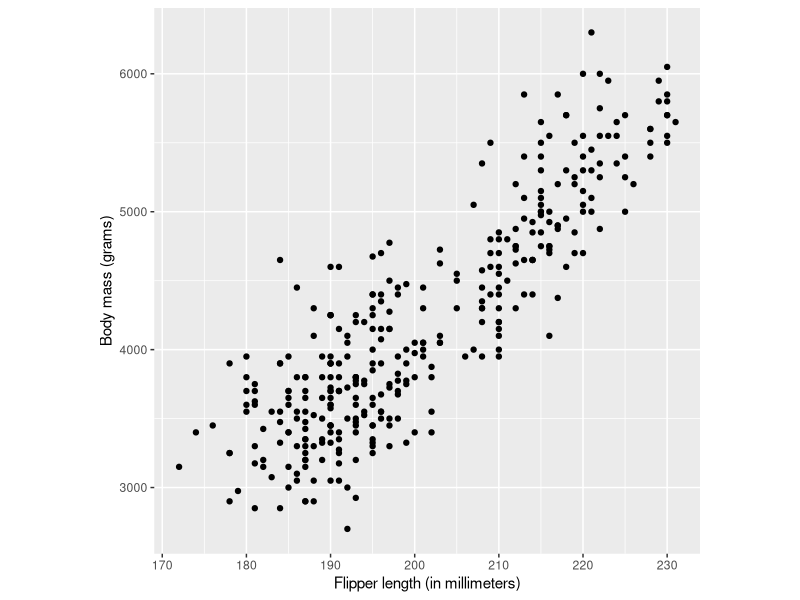
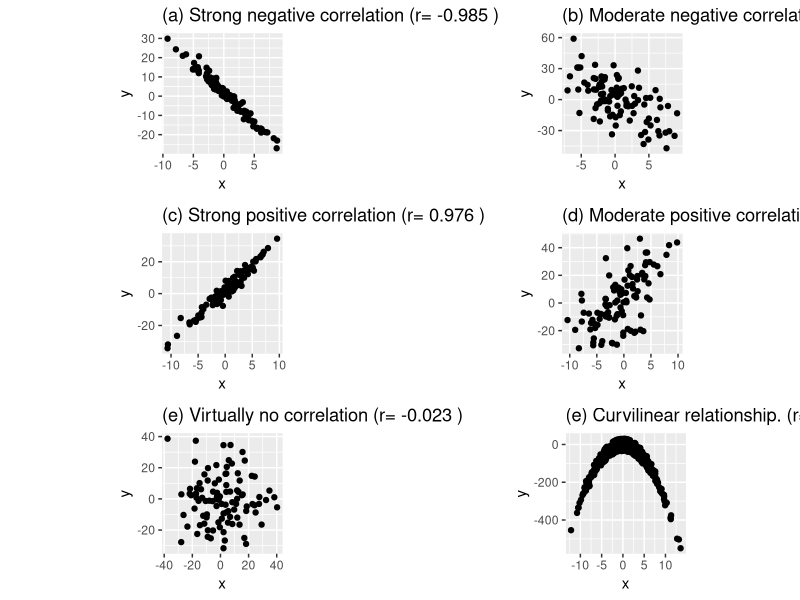
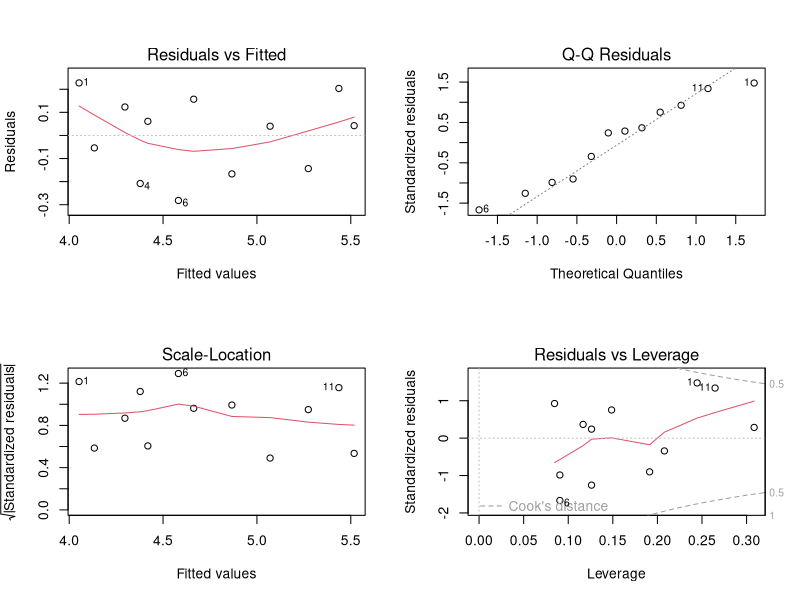
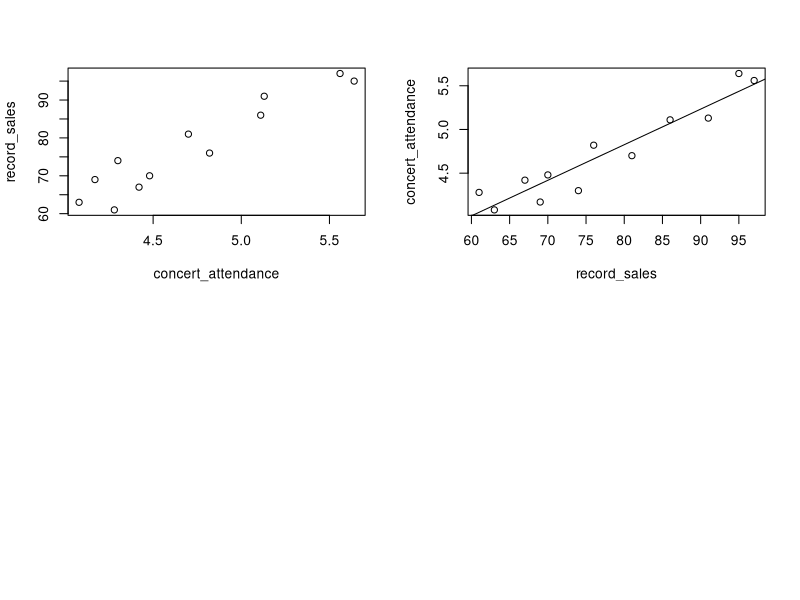
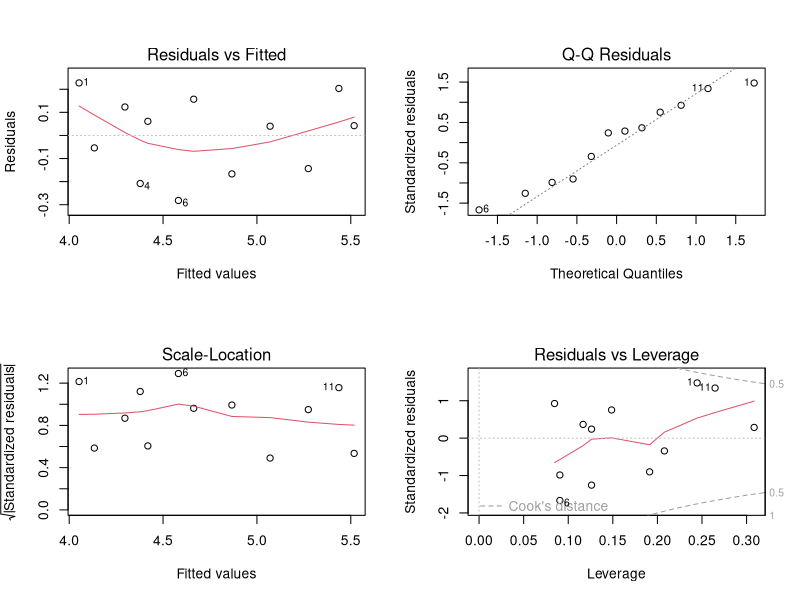

Generate these figures, in order, with R:
## ---- chunk 1
library(knitr)
opts_chunk$set(
  warning = FALSE,
  message = FALSE,
  echo = FALSE,
  fig.path = 'figure/',
  cache.path = 'cache/',
  fig.align = 'center',
  fig.show = 'hold',
  cache = FALSE,
  external = TRUE,
  dev = "png",
  fig.height = 8,
  fig.width = 12
)


library(tidyverse)

## ---- chunk 2

library(palmerpenguins)
library(tidyverse)

ggplot(data = penguins, aes(x = flipper_length_mm, y = body_mass_g)) +
  geom_point() +
  theme(aspect.ratio = 1)+
  xlab("Flipper length (in millimeters)")+
  ylab("Body mass (grams)")
## ---- chunk 3
set.seed(123)
x <- rnorm(100,0,4)
y <- (2 - 3*x) + rnorm(100, 0, 2)
data1 <- data.frame(x, y ) 
r1 <- round(cor(data1$x, data1$y),3)
p1 <- ggplot(data1, aes(x,y))+
  geom_point()+
  theme(aspect.ratio = 1) +
  ggtitle(paste("(a) Strong negative correlation (r=", r1, ")"))


x <- rnorm(100,0,4)
y <- (2 - 3*x) + rnorm(100, 0, 15)
data2 <- data.frame(x, y ) 
r2 <- round(cor(data2$x, data2$y),3)
p2 <- ggplot(data2, aes(x,y))+
  geom_point()+
  theme(aspect.ratio = 1) +
  ggtitle(paste("(b) Moderate negative correlation (r=", r2, ")"))


x <- rnorm(100,0,4)
y <- (2 + 3*x) + rnorm(100, 0, 3)
data3 <- data.frame(x, y ) 
r3 <- round(cor(data3$x, data3$y),3)
p3 <- ggplot(data3, aes(x,y))+
  geom_point()+
  theme(aspect.ratio = 1) +
  ggtitle(paste("(c) Strong positive correlation (r=", r3, ")"))


x <- rnorm(100,0,4)
y <- (2 + 3*x) + rnorm(100, 0, 15)
data4 <- data.frame(x, y ) 
r4 <- round(cor(data4$x, data4$y),3)
p4 <- ggplot(data4, aes(x,y))+
  geom_point()+
  theme(aspect.ratio = 1) +
  ggtitle(paste("(d) Moderate positive correlation (r=", r4, ")"))


x <- rnorm(100,0,15)
y <- rnorm(100,0,15)
data5 <- data.frame(x, y ) 
r5 <- round(cor(data5$x, data5$y),3)
p5 <- ggplot(data5, aes(x,y))+
  geom_point()+
  theme(aspect.ratio = 1) +
  ggtitle(paste("(e) Virtually no correlation (r=", r5, ")"))

x <- rnorm(1000,0,4)
y <- -(3*x^2) + rnorm(100, 0, 15)
data6 <- data.frame(x, y ) 
r6 <- round(cor(data6$x, data6$y),3)
p6 <- ggplot(data6, aes(x,y))+
  geom_point()+
  theme(aspect.ratio = 1) +
  ggtitle(paste("(e) Curvilinear relationship. (r=", r6, ")"))

gridExtra::grid.arrange(p1,p2,p3,p4,p5,p6, ncol=2)


## ---- chunk 4
record_sales <- c(61,63,67,69,70,74,76,81, 86,91,95,97)
concert_attendance <- c(4.28,4.08,4.42,4.17,4.48,4.3,4.82,4.7,5.11,5.13,5.64,5.56)
# lm(y ~ x)
reg <- lm(concert_attendance ~ record_sales)
reg

par(mfrow = c(2,2))
plot(reg)

## ---- chunk 5
reg <- lm(concert_attendance ~ record_sales)
summary(reg)
## ---- chunk 6
r <- cor(concert_attendance, record_sales)
r^2
## ---- chunk 7
record_sales <- c(61,63,67,69,70,74,76,81, 86,91,95,97)
concert_attendance <- c(4.28,4.08,4.42,4.17,4.48,4.3,4.82,4.7,5.11,5.13,5.64,5.56)

# plot(x, y)
plot(concert_attendance, record_sales)

# lm(y ~ x)
reg <- lm(concert_attendance ~ record_sales)
reg
summary(reg)

#Add a regression line
plot(concert_attendance ~ record_sales) + abline(reg)

par(mfrow = c(2,2))
plot(reg)

